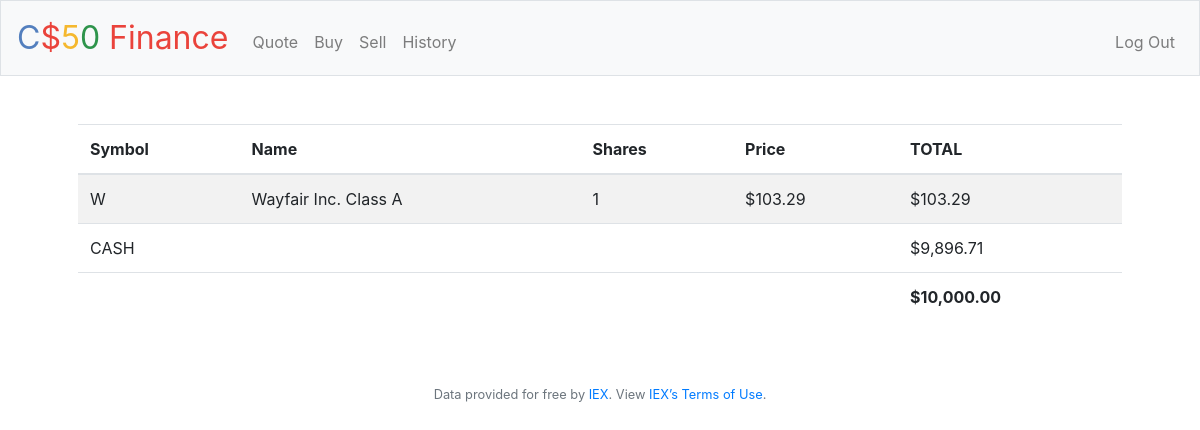
The app's page / (signed in), older data.
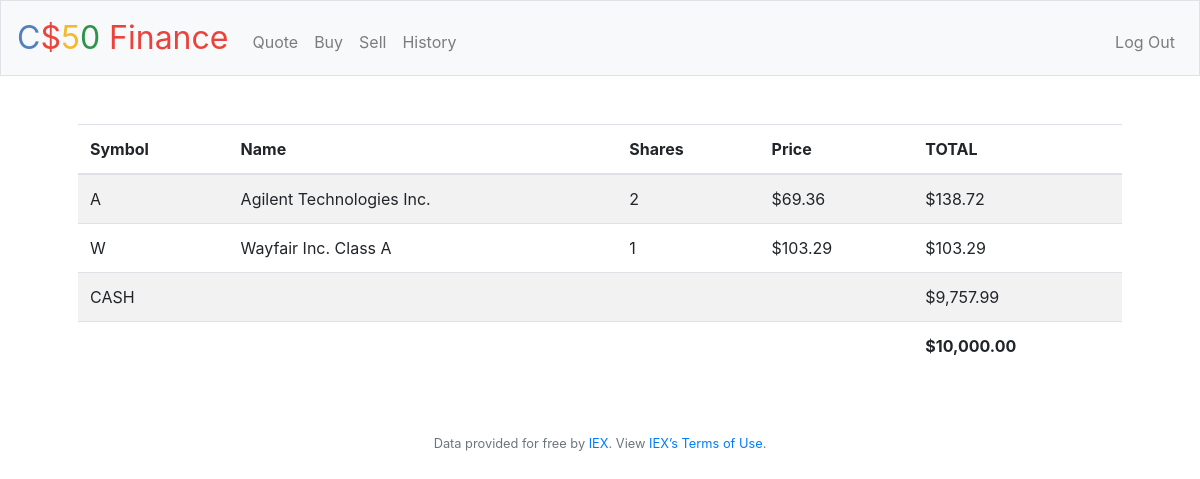
The same page, newer data.
### tables this page shows
CREATE TABLE "portfolios" ( 'id' INTEGER PRIMARY KEY AUTOINCREMENT NOT NULL, 'users_id' INTEGER NOT NULL, 'symbol' TEXT NOT NULL, 'shares' INTEGER NOT NULL, 'price' REAL NOT NULL, 'price_of_shares' REAL NOT NULL,'name' TEXT NOT NULL, FOREIGN KEY (users_id) REFERENCES users(id) ON UPDATE NO ACTION ON DELETE NO ACTION, UNIQUE(users_id, symbol) );

### application.py (the view)
@app.route("/")
@login_required
def index():
    total_balance = 0
    stocks = db.execute("SELECT * FROM portfolios WHERE users_id = :users_id", users_id=session['user_id'])
    cash = db.execute("SELECT cash FROM users WHERE id = :users_id",
                      users_id=session['user_id'])
    cash = cash[0]['cash']
    if not stocks:
        return render_template("index.html", cash_balance=usd(cash), total_balance=usd(cash))
    for stock in stocks:
        total_balance += stock['shares'] * stock['price']
        stock["price"] = usd(stock["price"])
        stock["price_of_shares"] = usd(stock["price_of_shares"])
    total_balance += cash
    return render_template("index.html", stocks=stocks, cash_balance=usd(cash), total_balance=usd(total_balance))

### application.py (called while the page is built)
@app.after_request
def after_request(response):
    response.headers["Cache-Control"] = "no-cache, no-store, must-revalidate"
    response.headers["Expires"] = 0
    response.headers["Pragma"] = "no-cache"
    return response

### helpers.py (called while the page is built)
def login_required(f):
    @wraps(f)
    def decorated_function(*args, **kwargs):
        if session.get("user_id") is None:
            return redirect("/login")
        return f(*args, **kwargs)
    return decorated_function

def usd(value):
    return f"${value:,.2f}"

### templates/index.html (shortened to what this page needs)
{% extends "layout.html" %}
{% block main %}
<table class="table table-striped">
        <thead>
            <tr>
                <th>Symbol</th>
                <th>Name</th>
                <th>Shares</th>
                <th>Price</th>
                <th>TOTAL</th>
            </tr>
        </thead>
        <tfoot>
            <tr>
                <td colspan="4"></td>
                <td><strong>{{ total_balance }}</strong></td>
            </tr>
        </tfoot>
        <tbody>
            {% for stock in stocks %}
                <tr>
                    <td>{{ stock["symbol"] }}</td>
                    <td>{{ stock["name"] }}</td>
                    <td>{{ stock["shares"] }}</td>
                    <td>{{ stock["price"] }}</td>
                    <td>{{ stock["price_of_shares"] }}</td>
                </tr>
            {% endfor %}
            <tr>
                <td colspan="4">CASH</td>
                <td>{{ cash_balance }}</td>
            </tr>
        </tbody>
    </table>
{% endblock %}

Row changes from the older to the newer data that the page shows:
added portfolios: symbol "A", name "Agilent Technologies Inc.", shares "2", price "$69.36", price_of_shares "$138.72"
Text that changed along with them:
{{ cash_balance }}: "$9,896.71" → "$9,757.99"
